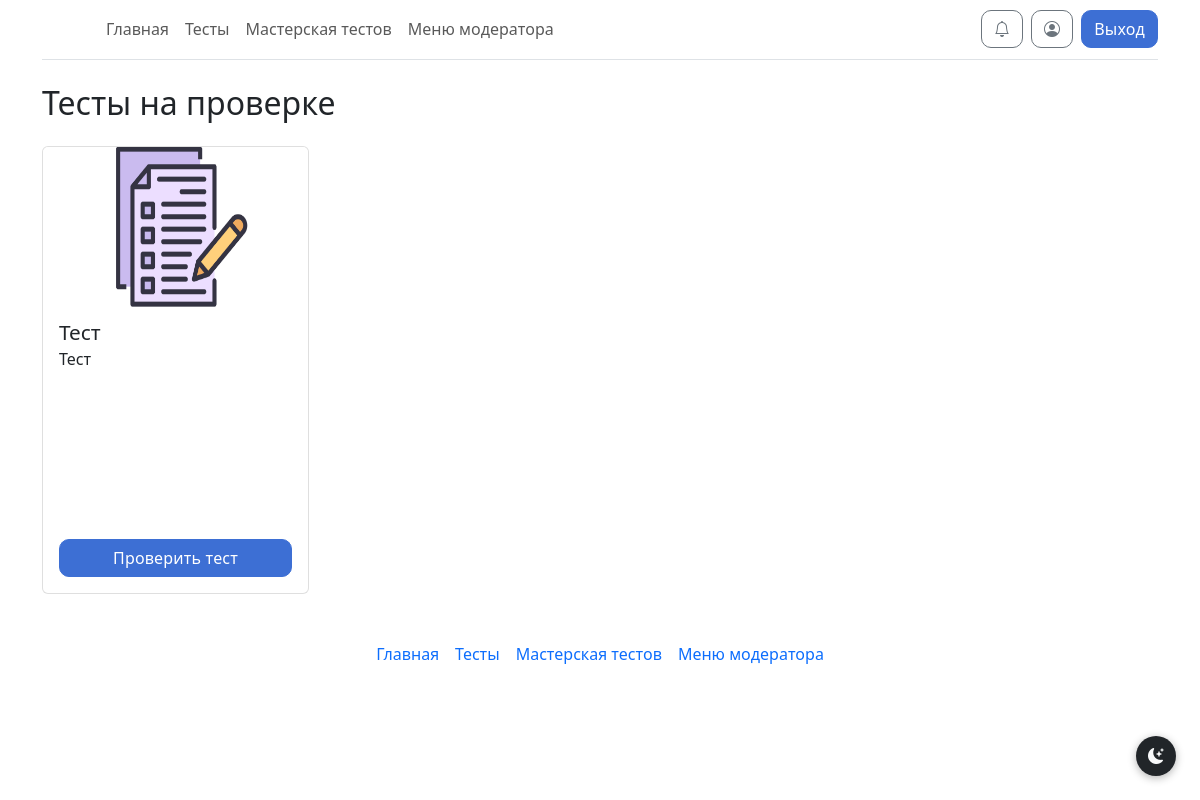
Before: /moderator_2 (signed in) with the older database file.
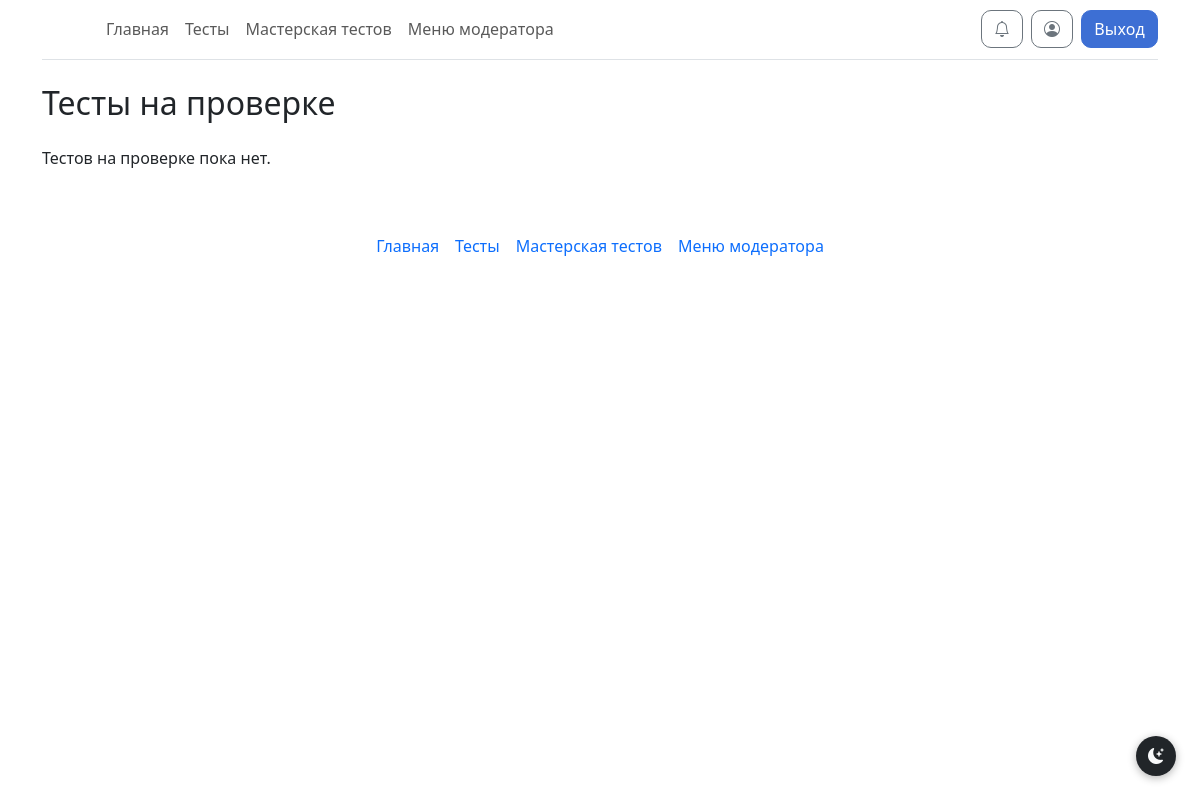
After: the same page with the newer database file.
### models.py (models this page shows)
class Tests(db.Model):
    test_id = db.Column(db.Integer, primary_key=True)
    test_id_creator = db.Column(db.Integer)
    test_name = db.Column(db.String)
    test_description = db.Column(db.String)
    test_status = db.Column(db.Integer)
    test_image = db.Column(db.String)

### routes/moderator.py (the view)
@moderator_bp.route('/moderator_2')
@login_required
def moderator_2():
    err = _require_mod()
    if err:
        return err
    pending_tests = Tests.query.filter_by(test_status=1).all()
    return render_template("moderator_2.html", tests=pending_tests)

### __init__.py (called while the page is built, shortened)
@manager.user_loader
def load_user(user_id):
    return db.session.get(User, user_id)

@app.template_filter('get_unread_notifications_count')
def get_unread_notifications_count(user_id):
    return Notifications.query.filter_by(n_user_id=user_id, n_is_read=False).count()

@app.before_request
def check_must_rate_test():
    excluded_paths = ['/test/', '/static/', '/logout']

### routes/moderator.py (called while the page is built)
def _require_mod():
    if current_user.admin < 1:
        flash("У вас нет доступа к этой странице!", 'danger')
        return redirect("/")
    return None

### templates/moderator_2.html (shortened to what this page needs)
{% extends 'base.html' %}
{% block main %}
<h2 class="mb-4">Тесты на проверке</h2>
{% if tests %}
<div class="row g-3">
  {% for test in tests %}
  <div class="col-md-3">
  <div class="card card-fixed">
    {% if test.test_image %}
        <img src="{{ url_for('static', filename='img/' + test.test_image) }}"
             class="card-img-top"
             alt="{{ test.test_name }}">
      {% else %}
        <img src="{{ url_for('static', filename='img/placeholder.png') }}"
             class="card-img-top"
             alt="Нет изображения">
      {% endif %}
    <div class="card-body">
      <h5 class="card-name">{{test.test_name|truncate(80)}}</h5>
      <p class="card-description">{{test.test_description|truncate(220)}}</p>
      <a href="{{ url_for('moderator_review_test', test_name=test.test_name) }}" class="btn btn-primary">Проверить тест</a>
    </div>
  </div>
  </div>
{% endfor %}
  {% else %}
  <p>Тестов на проверке пока нет.</p>
{% endif %}
</div>
{% endblock %}

Changed rows visible on the page:
no longer on this page (row edited): Tests: test_image (picture), test_name "Тест", test_description "Тест"
Other visible differences:
text now shown: "Тестов на проверке пока нет."
